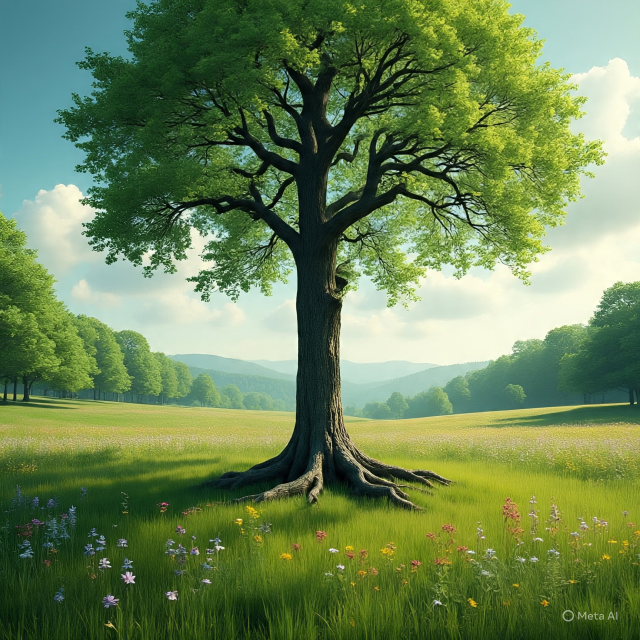
#> input picture Blob/random_image.jpeg, 1280 x 1280 px, given in place of the camera (shown at 1/2 size)
$ python v_paint.py
#> lines starting #> are read from the running program, lines starting #| are printed output that depends on the picture; after the words box and inside, x2 and y2 are one past the last pixel; in counts of white or black regions, pixels touching at a corner belong together
import cv2
import numpy as np

# Define constants
FRAME_WIDTH = 640
FRAME_HEIGHT = 480
CAPTURE_DEVICE = 0  # Default camera device

# Define color ranges in HSV
COLOR_RANGES = [
    [5, 107, 0, 19, 255, 255],  # orange
    [133, 56, 0, 159, 156, 255],  # purple
    [57, 76, 0, 100, 255, 255],  # green
    [90, 48, 0, 118, 255, 255]   # blue
]

# Define color values in BGR
COLOR_VALUES = [
    [51, 153, 255],  # orange
    [255, 0, 255],    # purple
    [0, 255, 0],      # green
    [255, 0, 0]       # blue
]

class ColorTracker:
    def __init__(self):
        self.cap = cv2.VideoCapture(CAPTURE_DEVICE)
        self.cap.set(3, FRAME_WIDTH)
        self.cap.set(4, FRAME_HEIGHT)
        self.cap.set(10, 150)
        self.points = []

    def find_color(self, img: np.ndarray) -> list:
        img_hsv = cv2.cvtColor(img, cv2.COLOR_BGR2HSV)
        points = []
        for i, color_range in enumerate(COLOR_RANGES):
            lower = np.array(color_range[:3])
            upper = np.array(color_range[3:])
            mask = cv2.inRange(img_hsv, lower, upper)
            x, y = self.get_contours(mask)
            if x != 0 and y != 0:
                points.append([x, y, i])
                cv2.circle(img, (x, y), 15, COLOR_VALUES[i], cv2.FILLED)
        return points

    def get_contours(self, img: np.ndarray) -> tuple:
        contours, _ = cv2.findContours(img, cv2.RETR_EXTERNAL, cv2.CHAIN_APPROX_NONE)
        x, y = 0, 0
        for cnt in contours:
            area = cv2.contourArea(cnt)
            if area > 500:
                peri = cv2.arcLength(cnt, True)
                approx = cv2.approxPolyDP(cnt, 0.02 * peri, True)
                x, y, _, _ = cv2.boundingRect(approx)
                x += _ // 2
        return x, y

    def draw_on_canvas(self, img: np.ndarray) -> None:
        for point in self.points:
            cv2.circle(img, (point[0], point[1]), 10, COLOR_VALUES[point[2]], cv2.FILLED)

    def run(self):
        while True:
            success, img = self.cap.read()
#> img is the input picture: shape (1280, 1280, 3); mean B, G, R 85.1, 132.3, 107.2
            if not success:
                break
            img_result = img.copy()
            points = self.find_color(img)
#> in find_color, `img_hsv = cv2.cvtColor(img, cv2.COLOR_BGR2HSV)`: img_hsv: shape (1280, 1280, 3); mean H, S, V 53.3, 125.9, 133.1
#> the loop in find_color, `for i, color_range in enumerate(COLOR_RANGES):` made 4 passes
#> (x, y) on passes 1 to 4: (1026, 997), (0, 0), (636, 0), (215, 0)
#> pass 1, in find_color, `mask = cv2.inRange(img_hsv, lower, upper)`:
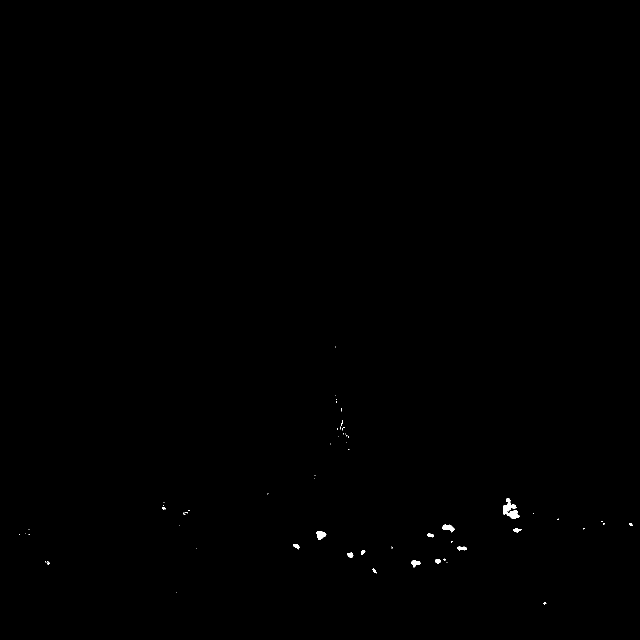
#> mask: shape (1280, 1280) (shown at 1/2 size); 0.13% white; 68 white regions (54 under 20 px), largest, box (x1, y1, x2, y2) and area: (1006, 996, 1040, 1038) 657, (633, 1062, 653, 1080) 232, (885, 1049, 909, 1065) 228
#> pass 2, in find_color, `mask = cv2.inRange(img_hsv, lower, upper)`:
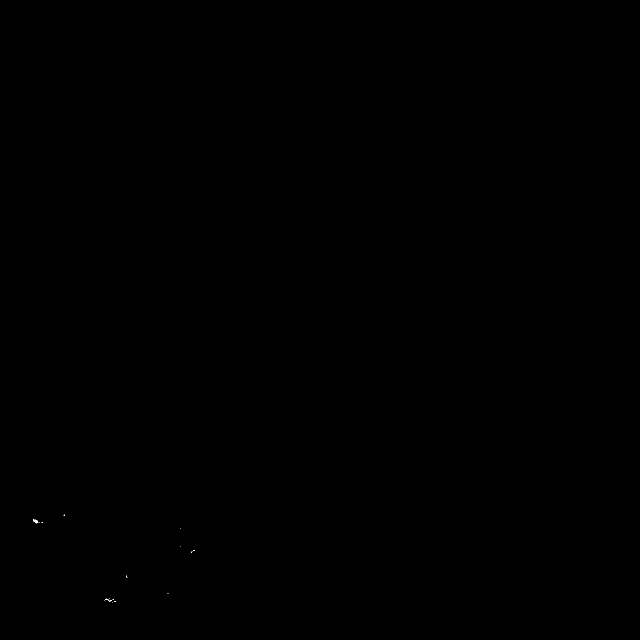
#> mask: shape (1280, 1280) (shown at 1/2 size); 0.01% white in thin lines or dots, all inside (x1, y1, x2, y2) = (67, 1029, 390, 1206)
#> pass 3, in find_color, `mask = cv2.inRange(img_hsv, lower, upper)`:
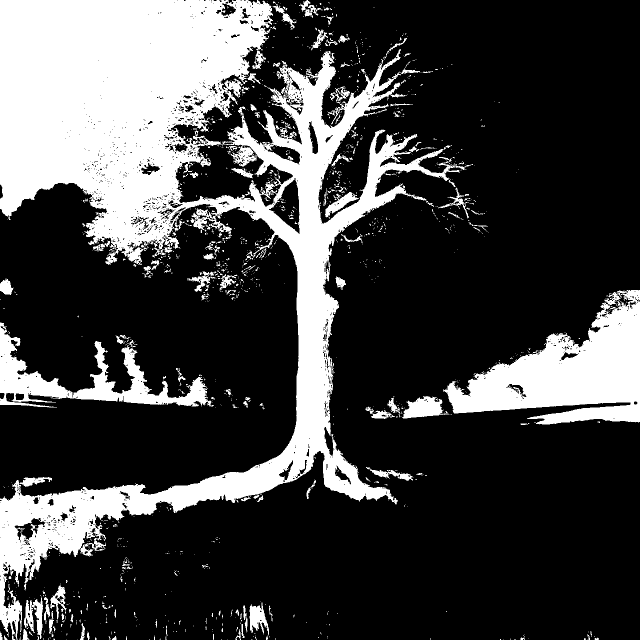
#> mask: shape (1280, 1280) (shown at 1/2 size); 26% white; 1346 white regions (1173 under 20 px), largest, box (x1, y1, x2, y2) and area: (0, 0, 946, 1280) 327315, (886, 580, 1280, 849) 52152, (0, 645, 428, 815) 19522
#> after the loop in find_color, `for i, color_range in enumerate(COLOR_RANGES):`:
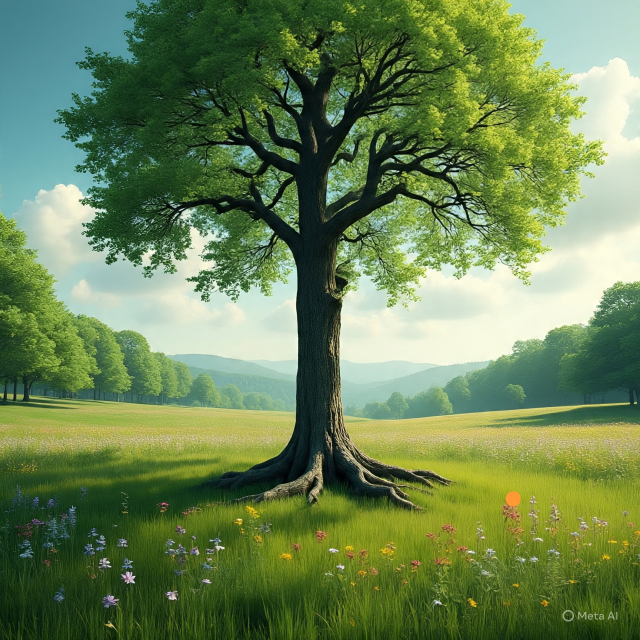
#> img: shape (1280, 1280, 3) (shown at 1/2 size); 0.04% of pixels changed, all inside (x1, y1, x2, y2) = (1011, 982, 1042, 1013)
#> after the loop in find_color, `for i, color_range in enumerate(COLOR_RANGES):`:
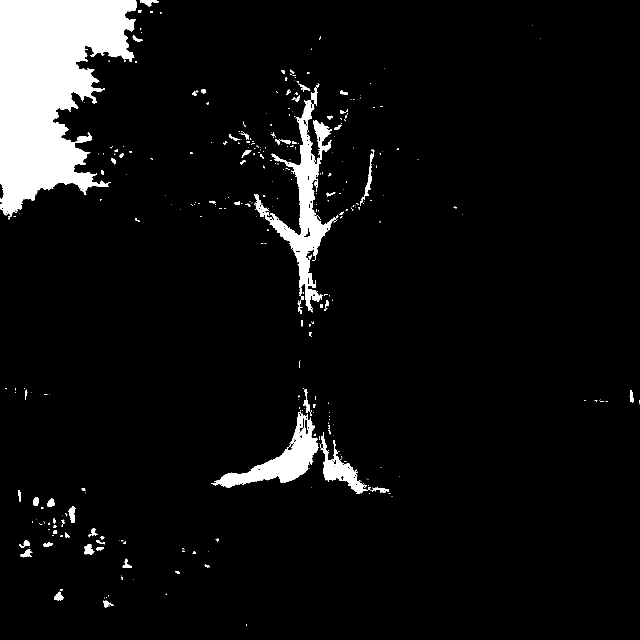
#> mask: shape (1280, 1280) (shown at 1/2 size); 6.7% white; 368 white regions (287 under 20 px), largest, box (x1, y1, x2, y2) and area: (0, 0, 274, 434) 73711, (508, 167, 677, 625) 15659, (422, 824, 637, 976) 9099
#> after the loop in find_color, `for i, color_range in enumerate(COLOR_RANGES):`: points = [[1026, 997, 0]]
#> points = [[1026, 997, 0]]
            self.points.extend(points)
            self.draw_on_canvas(img_result)
#> the loop in draw_on_canvas, `for point in self.points:` made 1 pass
            cv2.imshow("Result", img_result)
            if cv2.waitKey(1) & 0xFF == ord('q'):
#> (key q is pressed here)
                break
        self.cap.release()
        cv2.destroyAllWindows()

if __name__ == "__main__":
    tracker = ColorTracker()
    tracker.run()
